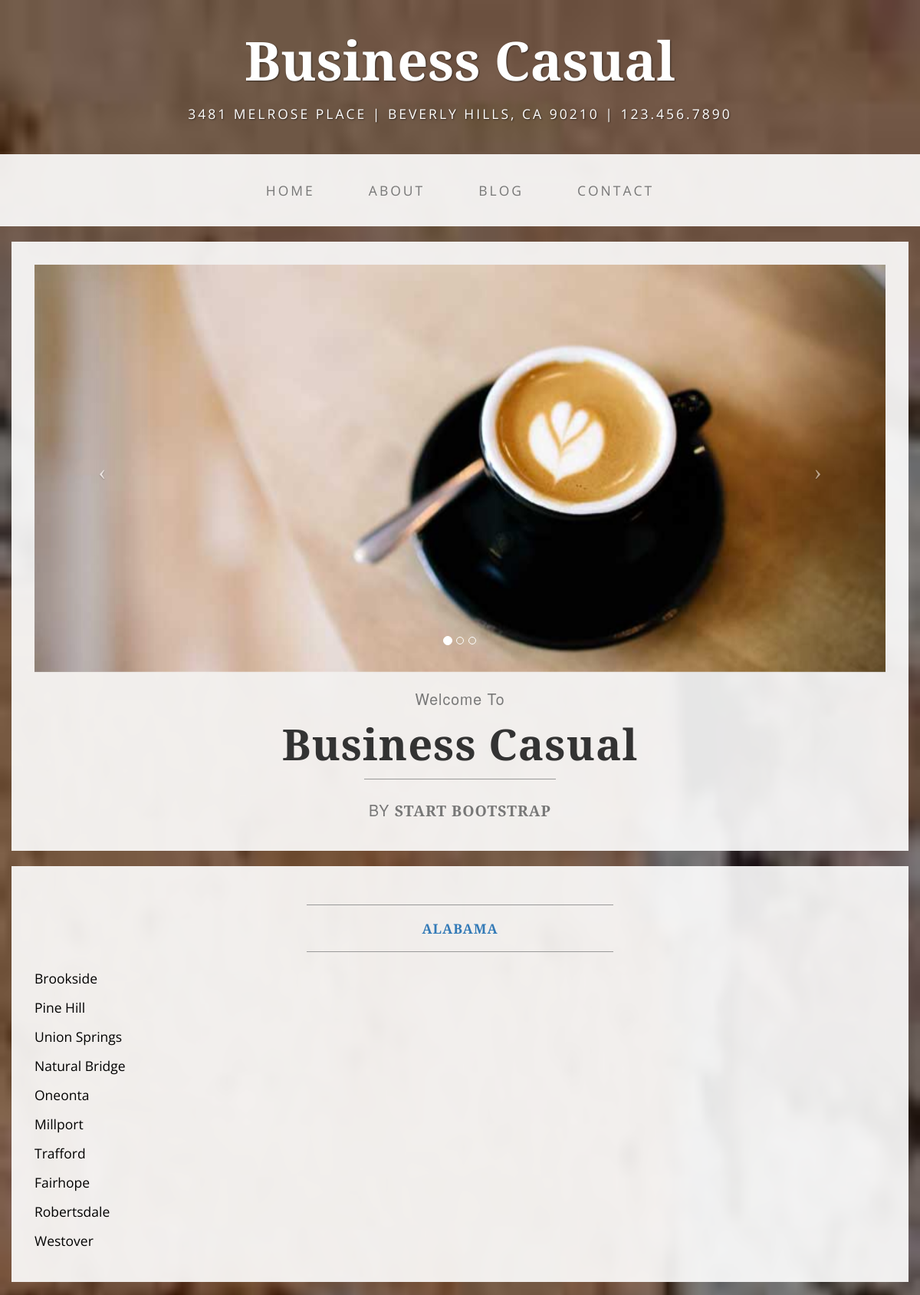
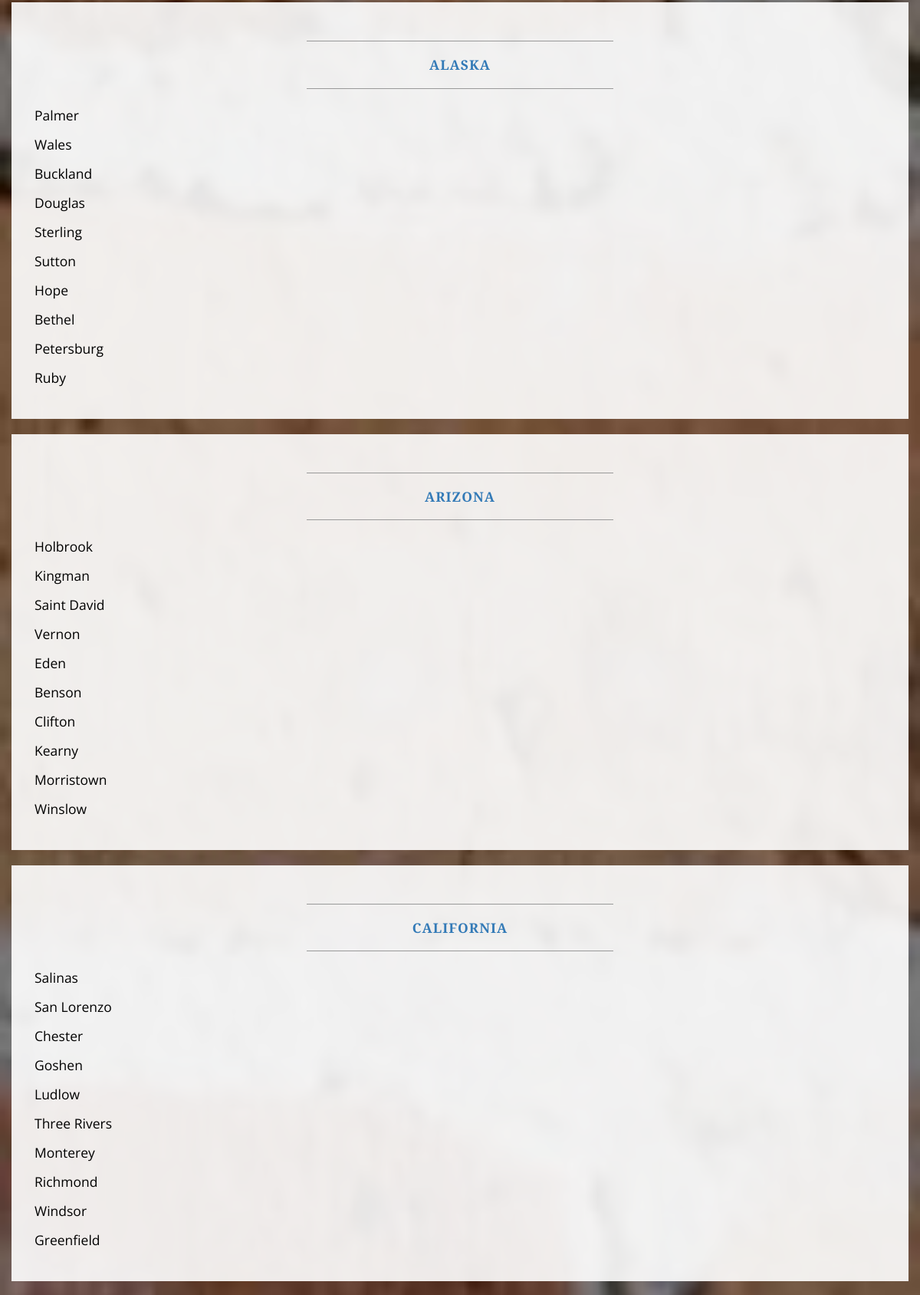
The page /index.html (upper part) on the database its author committed (2 pictures, top to bottom).
### main/models.py (models this page shows, shortened)
class State(models.Model):
	abbreviation = models.CharField(max_length=2,null=True,blank=True)
	name = models.CharField(max_length=100,null=True,blank=True)

class StateCities(models.Model):
	zip_code = models.IntegerField(null=True,blank=True)
	latitude = models.FloatField(null=True,blank=True)
	longitude = models.FloatField(null=True,blank=True)
	city = models.CharField(max_length=100,null=True,blank=True)
	county = models.CharField(max_length=100,null=True,blank=True)
	state = models.ForeignKey('main.State', null=True,blank=True)

### main/views.py (the view)
# urls.py: url(r'^index.html', 'main.views.template_view'),
def template_view(request):
	context = {}
	states = State.objects.all()
	context['states'] = states
	return render(request, 'state_list.html', context)

### main/templates/state_list.html (shortened to what this page needs)
{% extends 'index.html' %}
{% block body %}
	{% for state in states %}
		<div class="row">
            <div class="box">
                <div class="col-lg-12">
                    <hr>
                    <h2 class="intro-text text-center">
                        <a href="../detail.html/{{ state.name }}"><strong>{{ state.name }}</strong></a>
                    </h2>
                    <hr>
                    {% for city in state.statecities_set.all|slice:":10" %}
                    <p>{{ city.city }}</p>
             		{% endfor %}
                </div>
            </div>
        </div>
    {% endfor %}
{% endblock %}

### main/templates/index.html (shortened to what this page needs)
{% load staticfiles %}
<!DOCTYPE html>
<html lang="en">
<head>
    <link href="{% static 'css/bootstrap.min.css' %}" rel="stylesheet">
    <link href="{% static 'css/business-casual.css' %}" rel="stylesheet">
</head>
<body>
    <div class="brand">Business Casual</div>
    <div class="address-bar">3481 Melrose Place | Beverly Hills, CA 90210 | 123.456.7890</div>
    <nav class="navbar navbar-default" role="navigation">
        <div class="container">
            <div class="collapse navbar-collapse" id="bs-example-navbar-collapse-1">
                <ul class="nav navbar-nav">
                    <li>
                        <a href="index.html">Home</a>
                    </li>
                    <li>
                        <a href="about.html">About</a>
                    </li>
                    <li>
                        <a href="blog.html">Blog</a>
                    </li>
                    <li>
                        <a href="contact.html">Contact</a>
                    </li>
                </ul>
            </div>
        </div>
    </nav>
    <div class="container">
        <div class="row">
            <div class="box">
                <div class="col-lg-12 text-center">
                    <div id="carousel-example-generic" class="carousel slide">
                        <ol class="carousel-indicators hidden-xs">
                            <li data-target="#carousel-example-generic" data-slide-to="0" class="active"></li>
                            <li data-target="#carousel-example-generic" data-slide-to="1"></li>
                            <li data-target="#carousel-example-generic" data-slide-to="2"></li>
                        </ol>
                        <div class="carousel-inner">
                            <div class="item active">
                                <img class="img-responsive img-full" src="{% static 'img/slide-1.jpg' %}" alt="">
                            </div>
                        </div>
                        <a class="left carousel-control" href="#carousel-example-generic" data-slide="prev">
                            <span class="icon-prev"></span>
                        </a>
                        <a class="right carousel-control" href="#carousel-example-generic" data-slide="next">
                            <span class="icon-next"></span>
                        </a>
                    </div>
                    <h2 class="brand-before">
                        <small>Welcome to</small>
                    </h2>
                    <h1 class="brand-name">Business Casual</h1>
                    <hr class="tagline-divider">
                    <h2>
                        <small>By
                            <strong>Start Bootstrap</strong>
                        </small>
                    </h2>
                </div>
            </div>
        </div>
        {% block body %}
        {% endblock body %}
    </div>
</body>
</html>

### main/static/css/business-casual.css (style rules this page uses)
body { font-family: "Open Sans","Helvetica Neue",Helvetica,Arial,sans-serif; background: url('../img/bg.jpg') no-repeat center center fixed; -webkit-background-size: cover; -moz-background-size: cover; background-size: cover; -o-background-size: cover; }
h1, h2, h3, h4, h5, h6 { text-transform: uppercase; font-family: "Josefin Slab","Helvetica Neue",Helvetica,Arial,sans-serif; font-weight: 700; letter-spacing: 1px; }
p { font-size: 1.25em; line-height: 1.6; color: #000; }
hr { max-width: 400px; border-color: #999999; }
.brand, .address-bar { display: none; }
.navbar-nav { text-transform: uppercase; font-weight: 400; letter-spacing: 3px; }
.img-full { min-width: 100%; }
.brand-before, .brand-name { text-transform: capitalize; }
.brand-before { margin: 15px 0; }
.brand-name { margin: 0; font-size: 4em; }
.tagline-divider { margin: 15px auto 3px; max-width: 250px; border-color: #999999; }
.box { margin-bottom: 20px; padding: 30px 15px; background: #fff; background: rgba(255,255,255,0.9); }
.intro-text { text-transform: uppercase; font-size: 1.25em; font-weight: 400; letter-spacing: 1px; }
@media screen and (min-width:768px) { .brand { display: inherit; margin: 0; padding: 30px 0 10px; text-align: center; text-shadow: 1px 1px 2px rgba(0,0,0,0.5); font-family: "Josefin Slab","Helvetica Neue",Helvetica,Arial,sans-serif; font-size: 5em; font-weight: 700; line-height: normal; color: #fff; } }
@media screen and (min-width:768px) { .address-bar { display: inherit; margin: 0; padding: 0 0 40px; text-align: center; text-shadow: 1px 1px 2px rgba(0,0,0,0.5); text-transform: uppercase; font-size: 1.25em; font-weight: 400; letter-spacing: 3px; color: #fff; } }
@media screen and (min-width:768px) { .navbar { border-radius: 0; } }
@media screen and (min-width:768px) { .navbar { min-height: 0; } }
@media screen and (min-width:768px) { .navbar-default { border: none; background: #fff; background: rgba(255,255,255,0.9); } }
@media screen and (min-width:768px) { .nav>li>a { padding: 35px; } }
@media screen and (min-width:768px) { .navbar-nav>li>a { line-height: normal; } }
@media screen and (min-width:768px) { .navbar-nav { display: table; float: none; margin: 0 auto; table-layout: fixed; font-size: 1.25em; } }
@media screen and (min-width:1200px) { .box:after { content: ''; display: table; clear: both; } }

### rows shown on the page
State: name "ALABAMA"
StateCities: city "Brookside"
StateCities: city "Pine Hill"
StateCities: city "Union Springs"
StateCities: city "Natural Bridge"
StateCities: city "Oneonta"
StateCities: city "Millport"
StateCities: city "Trafford"
StateCities: city "Fairhope"
State: name "ALASKA"
StateCities: city "Palmer"
StateCities: city "Wales"
StateCities: city "Buckland"
StateCities: city "Douglas"
StateCities: city "Sterling"
StateCities: city "Sutton"
StateCities: city "Hope"
StateCities: city "Bethel"
StateCities: city "Petersburg"
StateCities: city "Ruby"
State: name "ARIZONA"
StateCities: city "Holbrook"
StateCities: city "Kingman"
StateCities: city "Saint David"
StateCities: city "Vernon"
StateCities: city "Eden"
StateCities: city "Benson"
StateCities: city "Clifton"
StateCities: city "Kearny"
StateCities: city "Morristown"
StateCities: city "Winslow"
State: name "CALIFORNIA"
StateCities: city "Salinas"
StateCities: city "San Lorenzo"
StateCities: city "Chester"
StateCities: city "Goshen"
StateCities: city "Ludlow"
StateCities: city "Three Rivers"
StateCities: city "Monterey"
StateCities: city "Richmond"
StateCities: city "Windsor"
StateCities: city "Greenfield"
